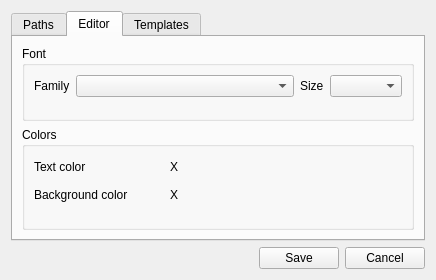
<?xml version="1.0" encoding="UTF-8"?>
<ui version="4.0">
 <class>SettingsDialog</class>
 <widget class="QDialog" name="SettingsDialog">
  <property name="windowModality">
   <enum>Qt::WindowModal</enum>
  </property>
  <property name="geometry">
   <rect>
    <x>0</x>
    <y>0</y>
    <width>436</width>
    <height>280</height>
   </rect>
  </property>
  <property name="windowTitle">
   <string>Application settings</string>
  </property>
  <layout class="QVBoxLayout" name="verticalLayout">
   <item>
    <widget class="QTabWidget" name="tabWidget">
     <property name="currentIndex">
      <number>1</number>
     </property>
     <widget class="QWidget" name="tabGeneral_2">
      <attribute name="title">
       <string>Paths</string>
      </attribute>
      <layout class="QGridLayout" name="gridLayout_2">
       <item row="0" column="0">
        <widget class="QLabel" name="label_4">
         <property name="text">
          <string>latex</string>
         </property>
        </widget>
       </item>
       <item row="0" column="1">
        <widget class="QLineEdit" name="textEditLatex"/>
       </item>
       <item row="0" column="2">
        <widget class="QPushButton" name="buttonBrowseLatex">
         <property name="text">
          <string>Browse</string>
         </property>
        </widget>
       </item>
       <item row="3" column="1">
        <spacer name="verticalSpacer_2">
         <property name="orientation">
          <enum>Qt::Vertical</enum>
         </property>
         <property name="sizeHint" stdset="0">
          <size>
           <width>20</width>
           <height>40</height>
          </size>
         </property>
        </spacer>
       </item>
       <item row="1" column="0">
        <widget class="QLabel" name="label_6">
         <property name="text">
          <string>dvisvgm</string>
         </property>
        </widget>
       </item>
       <item row="1" column="1">
        <widget class="QLineEdit" name="textEditDvisvgm"/>
       </item>
       <item row="1" column="2">
        <widget class="QPushButton" name="buttonBrowseDvisvgm">
         <property name="text">
          <string>Browse</string>
         </property>
        </widget>
       </item>
      </layout>
     </widget>
     <widget class="QWidget" name="tabFonts_2">
      <attribute name="title">
       <string>Editor</string>
      </attribute>
      <layout class="QGridLayout" name="gridLayout_4">
       <item row="0" column="0">
        <widget class="QGroupBox" name="groupBox">
         <property name="title">
          <string>Font</string>
         </property>
         <property name="flat">
          <bool>false</bool>
         </property>
         <layout class="QGridLayout" name="gridLayout">
          <item row="0" column="0">
           <widget class="QLabel" name="label">
            <property name="text">
             <string>Family</string>
            </property>
           </widget>
          </item>
          <item row="0" column="1">
           <widget class="QComboBox" name="comboBoxFontFamily">
            <property name="sizePolicy">
             <sizepolicy hsizetype="Expanding" vsizetype="Fixed">
              <horstretch>0</horstretch>
              <verstretch>0</verstretch>
             </sizepolicy>
            </property>
           </widget>
          </item>
          <item row="0" column="2">
           <widget class="QLabel" name="label_2">
            <property name="text">
             <string>Size</string>
            </property>
           </widget>
          </item>
          <item row="0" column="3">
           <widget class="QComboBox" name="comboBoxFontSize"/>
          </item>
          <item row="1" column="1">
           <spacer name="verticalSpacer_4">
            <property name="orientation">
             <enum>Qt::Vertical</enum>
            </property>
            <property name="sizeHint" stdset="0">
             <size>
              <width>20</width>
              <height>40</height>
             </size>
            </property>
           </spacer>
          </item>
         </layout>
        </widget>
       </item>
       <item row="1" column="0">
        <widget class="QGroupBox" name="groupBox_2">
         <property name="title">
          <string>Colors</string>
         </property>
         <layout class="QGridLayout" name="gridLayout_5">
          <item row="0" column="0">
           <widget class="QLabel" name="label_3">
            <property name="text">
             <string>Text color</string>
            </property>
           </widget>
          </item>
          <item row="0" column="1">
           <widget class="QPushButton" name="buttonTextColor">
            <property name="sizePolicy">
             <sizepolicy hsizetype="Fixed" vsizetype="Fixed">
              <horstretch>0</horstretch>
              <verstretch>0</verstretch>
             </sizepolicy>
            </property>
            <property name="text">
             <string>X</string>
            </property>
            <property name="flat">
             <bool>true</bool>
            </property>
           </widget>
          </item>
          <item row="1" column="0">
           <widget class="QLabel" name="label_5">
            <property name="text">
             <string>Background color</string>
            </property>
           </widget>
          </item>
          <item row="1" column="1">
           <widget class="QPushButton" name="buttonBackgroundColor">
            <property name="sizePolicy">
             <sizepolicy hsizetype="Fixed" vsizetype="Fixed">
              <horstretch>0</horstretch>
              <verstretch>0</verstretch>
             </sizepolicy>
            </property>
            <property name="text">
             <string>X</string>
            </property>
            <property name="flat">
             <bool>true</bool>
            </property>
           </widget>
          </item>
          <item row="0" column="2">
           <spacer name="horizontalSpacer">
            <property name="orientation">
             <enum>Qt::Horizontal</enum>
            </property>
            <property name="sizeHint" stdset="0">
             <size>
              <width>40</width>
              <height>20</height>
             </size>
            </property>
           </spacer>
          </item>
          <item row="2" column="0">
           <spacer name="verticalSpacer">
            <property name="orientation">
             <enum>Qt::Vertical</enum>
            </property>
            <property name="sizeHint" stdset="0">
             <size>
              <width>20</width>
              <height>40</height>
             </size>
            </property>
           </spacer>
          </item>
         </layout>
        </widget>
       </item>
      </layout>
     </widget>
     <widget class="QWidget" name="tab">
      <attribute name="title">
       <string>Templates</string>
      </attribute>
      <layout class="QGridLayout" name="gridLayout_3">
       <item row="0" column="0">
        <layout class="QHBoxLayout" name="horizontalLayout">
         <item>
          <widget class="QListWidget" name="listWidget"/>
         </item>
         <item>
          <layout class="QVBoxLayout" name="verticalLayout_2">
           <item>
            <widget class="QPushButton" name="pushButtonNewTemplate">
             <property name="text">
              <string>New</string>
             </property>
            </widget>
           </item>
           <item>
            <widget class="QPushButton" name="pushButtonEditTemplate">
             <property name="text">
              <string>Edit</string>
             </property>
            </widget>
           </item>
           <item>
            <widget class="QPushButton" name="pushButtonDeleteTemplate">
             <property name="text">
              <string>Delete</string>
             </property>
            </widget>
           </item>
           <item>
            <spacer name="verticalSpacer_3">
             <property name="orientation">
              <enum>Qt::Vertical</enum>
             </property>
             <property name="sizeHint" stdset="0">
              <size>
               <width>20</width>
               <height>40</height>
              </size>
             </property>
            </spacer>
           </item>
          </layout>
         </item>
        </layout>
       </item>
      </layout>
     </widget>
    </widget>
   </item>
   <item>
    <layout class="QHBoxLayout" name="horizontalLayout_2">
     <item>
      <spacer name="horizontalSpacer_2">
       <property name="orientation">
        <enum>Qt::Horizontal</enum>
       </property>
       <property name="sizeHint" stdset="0">
        <size>
         <width>40</width>
         <height>20</height>
        </size>
       </property>
      </spacer>
     </item>
     <item>
      <widget class="QPushButton" name="buttonSave">
       <property name="text">
        <string>Save</string>
       </property>
      </widget>
     </item>
     <item>
      <widget class="QPushButton" name="buttonCancel">
       <property name="text">
        <string>Cancel</string>
       </property>
      </widget>
     </item>
    </layout>
   </item>
  </layout>
 </widget>
 <resources/>
 <connections/>
</ui>
